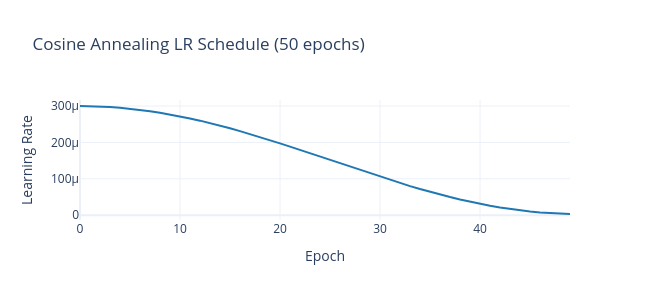

The cell this chart's notebook holds for it:
### Markdown cell above
---

## 4. Optimiser and Learning Rate Schedule

We use **AdamW** (Adam with decoupled weight decay) as the optimiser. The learning rate follows a **cosine annealing** schedule, which smoothly reduces $\eta$ from $\eta_0 = 3 \times 10^{-4}$ to $\eta_{min} = \eta_0 / 100 = 3 \times 10^{-6}$ over the full training run.

Cosine annealing outperforms step decay for PINN training because it avoids abrupt learning rate drops that can destabilise the physics residual terms.

### Code cell
from torch.optim.lr_scheduler import CosineAnnealingLR

# Training hyper-parameters — reduced for notebook demo
N_EPOCHS = 50   # Set to 500 for a fully converged model
LR = TRAIN.lr

optimiser = torch.optim.AdamW(
    model.parameters(),
    lr=LR,
    weight_decay=TRAIN.weight_decay,
)
scheduler = CosineAnnealingLR(optimiser, T_max=N_EPOCHS, eta_min=LR * 0.01)

# Visualise the LR schedule
import plotly.graph_objects as go
lrs = []
_opt_tmp = torch.optim.AdamW([torch.nn.Parameter(torch.tensor([0.0]))], lr=LR)
_sch_tmp = CosineAnnealingLR(_opt_tmp, T_max=N_EPOCHS, eta_min=LR * 0.01)
for _ in range(N_EPOCHS):
    lrs.append(_sch_tmp.get_last_lr()[0])
    _sch_tmp.step()

fig_lr = go.Figure()
fig_lr.add_trace(go.Scatter(x=list(range(N_EPOCHS)), y=lrs,
    mode='lines', line=dict(color='#1f77b4', width=2), name='LR'))
fig_lr.update_layout(
    title=f'Cosine Annealing LR Schedule ({N_EPOCHS} epochs)',
    xaxis_title='Epoch', yaxis_title='Learning Rate',
    template='plotly_white', width=650, height=300,
)
fig_lr.show()

### Figure 1 — Plotly figure (JSON) as saved in the notebook; plotly's stock layout.template omitted (floating-point values rounded to 4 significant figures)
{"data": [{"line": {"color": "#1f77b4", "width": 2}, "mode": "lines", "name": "LR", "type": "scatter", "x": [0, 1, 2, 3, 4, 5, 6, 7, 8, 9, 10, 11, 12, 13, 14, 15, 16, 17, 18, 19, 20, 21, 22, 23, 24, 25, 26, 27, 28, 29, 30, 31, 32, 33, 34, 35, 36, 37, 38, 39, 40, 41, 42, 43, 44, 45, 46, 47, 48, 49], "y": [0.0003, 0.0002997, 0.0002988, 0.0002974, 0.0002953, 0.0002927, 0.0002896, 0.0002859, 0.0002816, 0.0002769, 0.0002716, 0.0002659, 0.0002598, 0.0002532, 0.0002462, 0.0002388, 0.0002311, 0.000223, 0.0002147, 0.0002062, 0.0001974, 0.0001884, 0.0001793, 0.0001701, 0.0001608, 0.0001515, 0.0001422, 0.0001329, 0.0001237, 0.0001146, 0.0001056, 9.683e-05, 8.827e-05, 7.996e-05, 7.193e-05, 6.421e-05, 5.684e-05, 4.984e-05, 4.325e-05, 3.708e-05, 3.136e-05, 2.612e-05, 2.137e-05, 1.713e-05, 1.343e-05, 1.027e-05, 7.665e-06, 5.63e-06, 4.171e-06, 3.293e-06]}], "layout": {"height": 300, "title": {"text": "Cosine Annealing LR Schedule (50 epochs)"}, "width": 650, "xaxis": {"title": {"text": "Epoch"}}, "yaxis": {"title": {"text": "Learning Rate"}}}}
